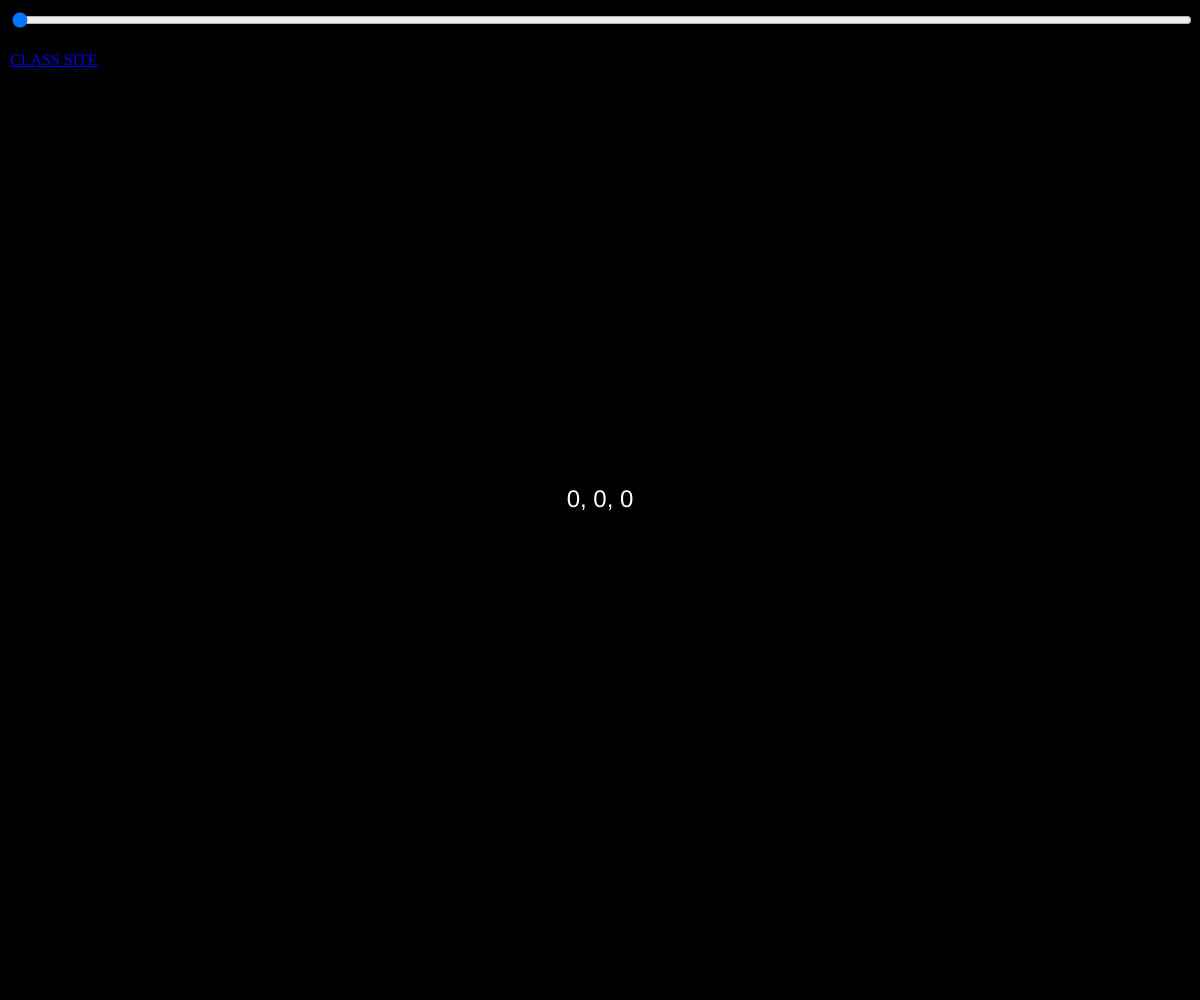
Frame 1 (no input)
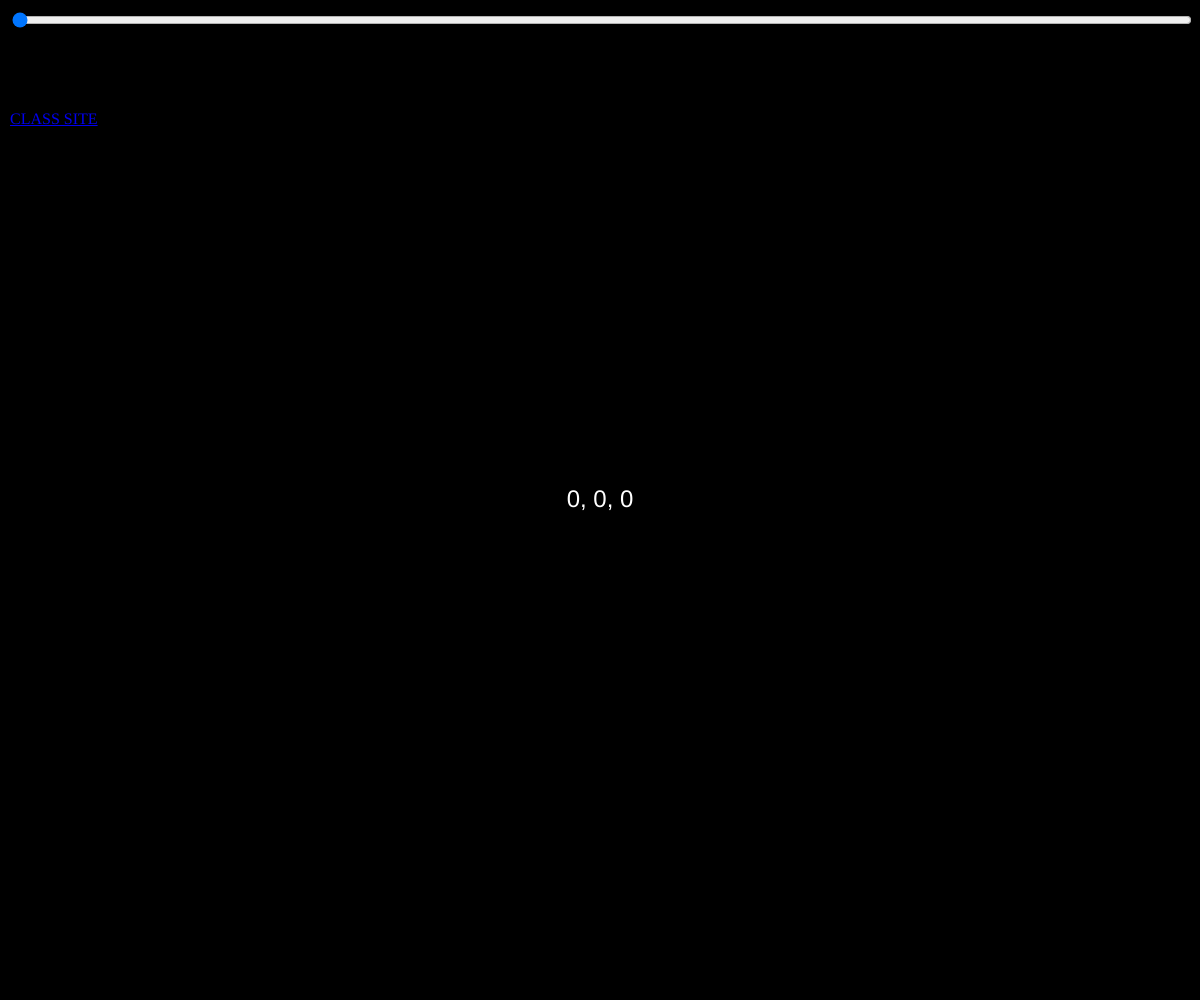
Frame 60 (no input)
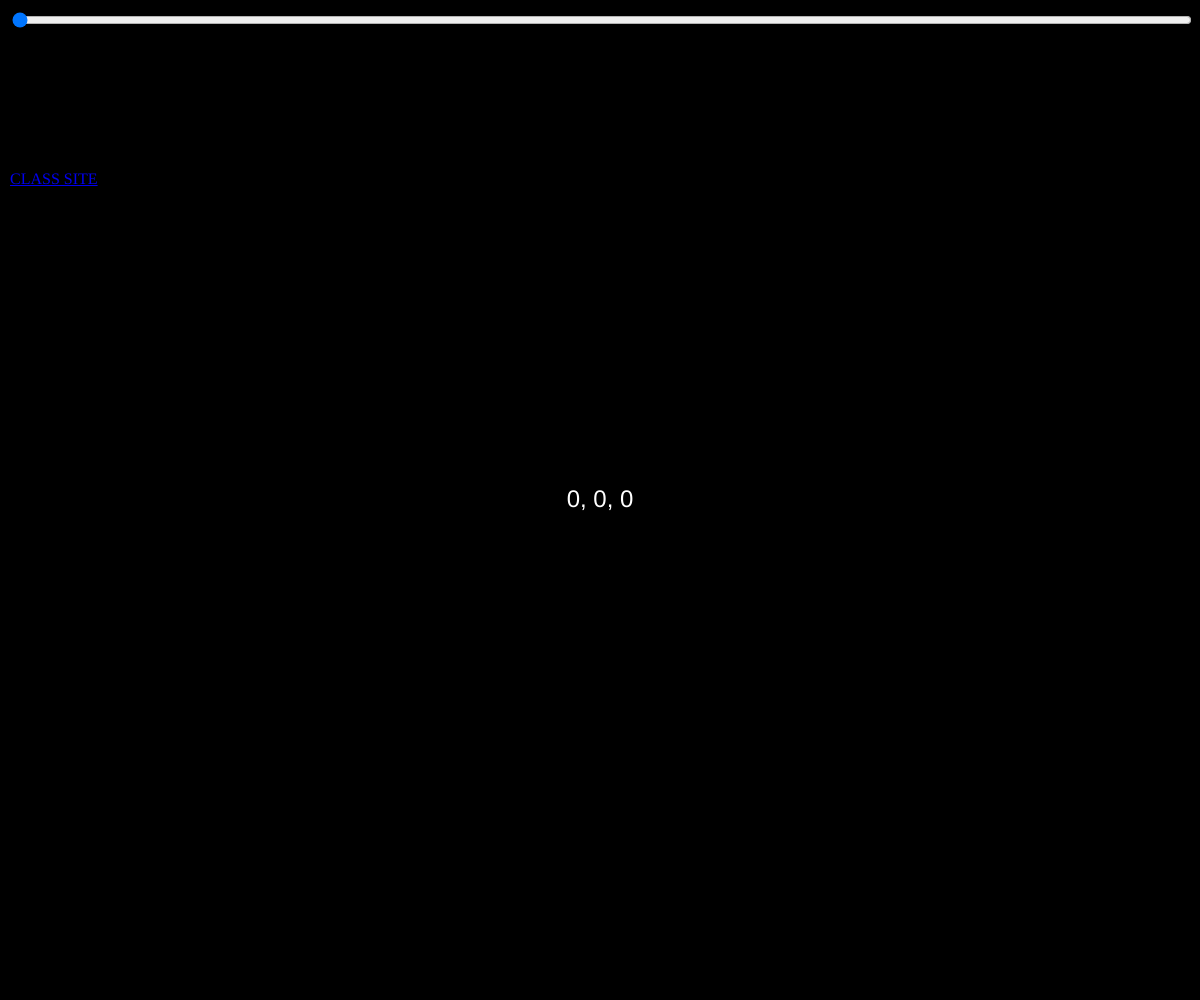
Frame 120 (the mouse pressed at the canvas centre since frame 60)

The p5.js sketch that drew these frames (run headless with seeded random() and noise() and a simulated clock; from frame 60 on, the mouse is pressed at the canvas centre):

// p5.js sketch
// ── sketch.js
// TODO: The DOM

let sliderRed;
let myLink;

function setup() {
  createCanvas(windowWidth, windowHeight);
  textAlign(CENTER, CENTER);
  textSize(24);

  sliderRed = createSlider(0, 255, 0);
  sliderRed.position(10, 10);
  sliderRed.style("width", width - 20 + "px");

  myLink = createA("https://6063b.github.io","CLASS SITE");
  myLink.position (10,50);
}

function draw() {
  let valR = sliderRed.value();

  background(valR, 0, 0);

  fill(255 - valR, 255, 255);
  text(valR + ", " + 0 + ", " + 0, width / 2, height / 2);

  myLink.position (10, 50 +frameCount);
}
